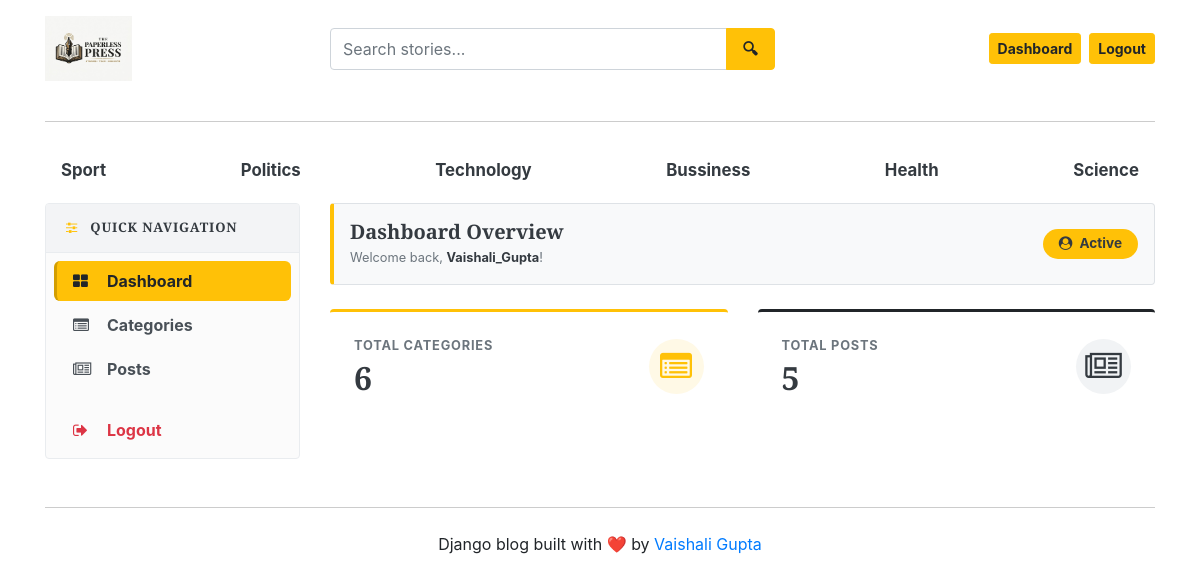
Page /dashboard/ (signed in) on the committed database.
### blogs/models.py (models this page shows, shortened)
class Category(models.Model):
    category_name=models.CharField(max_length=50, unique=True)
    created_at = models.DateTimeField(auto_now_add=True)
    updated_at = models.DateTimeField(auto_now=True)
    class Meta :
        verbose_name_plural= 'categories'

### dashboards/views.py (the view)
# urls.py: path('dashboard/', include('dashboards.urls')),
@login_required(login_url='login')
def dashboard(request):
    category_count=Category.objects.all().count()
    blogs_count=Blog.objects.all().count()
    context={
        'category_count':category_count,
        'blogs_count': blogs_count,
    }
    return render(request,'dashboard/dashboard.html', context)

### blogs/context_processors.py (called while the page is built)
def get_categories(request):
    categories=Category.objects.all()
    return dict(categories=categories)

def get_social_links(request):
    social_links = SocialLink.objects.all()
    about = About.objects.first()  # first entry nikal lega
    return dict(social_links=social_links, about=about)

### templates/dashboard/dashboard.html
{% extends 'base.html' %}
{% block content %}
<div class="row">
    {% include 'dashboard/sidebar.html' %}
    <div class="col-md-9 mb-4">
        <div class="d-flex justify-content-between align-items-center p-3 mb-4 rounded border bg-light shadow-sm" style="border-left: 4px solid #ffc107 !important;">
            <div>
                <h5 class="m-0 font-weight-bold text-dark">Dashboard Overview</h5>
                <small class="text-muted">Welcome back, <span class="font-weight-bold text-dark">{{ user }}</span>!</small>
            </div>
            <span class="badge badge-warning px-3 py-2 text-dark font-weight-bold" style="font-size: 0.85rem; border-radius: 20px;">
                <i class="fa fa-user-circle mr-1"></i> Active
            </span>
        </div>
        <div class="row">
            <div class="col-md-6 mb-3">
                <div class="card border-0 shadow-sm rounded-lg" style="background-color: #ffffff; border-top: 3px solid #ffc107 !important;">
                    <div class="card-body p-4 d-flex align-items-center justify-content-between">
                        <div>
                            <p class="text-muted font-weight-bold text-uppercase mb-1" style="font-size: 0.8rem; letter-spacing: 0.8px;">
                                Total Categories
                            </p>
                            <h2 class="font-weight-bold text-dark mb-0">{{ category_count }}</h2>
                        </div>
                        <div class="d-flex align-items-center justify-content-center rounded-circle" style="width: 55px; height: 55px; background-color: #fff9e6;">
                            <i class="fa fa-list-alt text-warning fa-2x"></i>
                        </div>
                    </div>
                </div>
            </div>
            <div class="col-md-6 mb-3">
                <div class="card border-0 shadow-sm rounded-lg" style="background-color: #ffffff; border-top: 3px solid #212529 !important;">
                    <div class="card-body p-4 d-flex align-items-center justify-content-between">
                        <div>
                            <p class="text-muted font-weight-bold text-uppercase mb-1" style="font-size: 0.8rem; letter-spacing: 0.8px;">
                                Total Posts
                            </p>
                            <h2 class="font-weight-bold text-dark mb-0">{{ blogs_count }}</h2>
                        </div>
                        <div class="d-flex align-items-center justify-content-center rounded-circle" style="width: 55px; height: 55px; background-color: #f1f3f5;">
                            <i class="fa fa-newspaper-o text-dark fa-2x"></i>
                        </div>
                    </div>
                </div>
            </div>
        </div>
    </div>
</div>
{% endblock %}

### templates/base.html (shortened to what this page needs)
{% load static %}
<!DOCTYPE html>
<html lang="en">
<head>
    <link href="https://getbootstrap.com/docs/4.0/dist/css/bootstrap.min.css" rel="stylesheet">
    <link href="{% static 'css/blog.css' %}" rel="stylesheet">
    <link rel="stylesheet" href="https://cdnjs.cloudflare.com/ajax/libs/font-awesome/4.7.0/css/font-awesome.min.css">
</head>
<body>
    <div class="container">
      <header class="blog-header py-3">
        <div class="row align-items-center">
          <div class="col-6 col-md-3">
            <a href="/" class="d-inline-block">
              <img src="{% static 'images/logo.jpeg' %}"
                   alt="The Paperless Press"
                   style="height: 65px; max-width: 100%; object-fit: contain;">
            </a>
          </div>
          <div class="col-6 col-md-4 order-md-3 d-flex justify-content-end align-items-center">
            {% if not user.is_authenticated %}
              <a class="btn btn-sm btn-warning font-weight-bold mr-2 text-nowrap" href="{% url 'login' %}">Login</a>
              <a class="btn btn-sm btn-outline-secondary text-nowrap" href="{% url 'register' %}">Register</a>
            {% else %}
              <a class="btn btn-sm btn-warning font-weight-bold mr-2 text-nowrap" href="{% url 'dashboard' %}">Dashboard</a>
              <a class="btn btn-sm btn-warning font-weight-bold text-nowrap" href="{% url 'logout' %}">Logout</a>
            {% endif %}
          </div>
          <div class="col-12 col-md-5 order-md-2 mt-3 mt-md-0">
            <form action="{% url 'search' %}" method="GET" class="m-0">
              <div class="input-group">
                <input type="text"
                       class="form-control"
                       name="keyword"
                       value="{{ keyword }}"
                       placeholder="Search stories..."
                       style="height: 42px; border-radius: 4px 0 0 4px; border: 1.5px solid #ced4da;">
                <div class="input-group-append">
                  <button class="btn btn-warning"
                          type="submit"
                          style="height: 42px; padding: 0 16px; border-radius: 0 4px 4px 0; font-weight: 600;">
                    🔍︎
                  </button>
                </div>
              </div>
            </form>
          </div>
        </div>
      </header>
      <hr class="my-4" style="border-top: 1px solid #cccccc;">
      <div class="nav-scroller py-1 mb-2">
        <nav class="nav d-flex justify-content-between">
          {% for cat in categories %}
          <a class="px-3 py-2 text-dark font-weight-bold"
            href="{% url 'posts_by_category' cat.id %}"
            style="font-size: 1.05rem; border-radius: 8px; text-decoration: none; transition: background 0.2s ease;"
            onmouseover="this.style.backgroundColor='#e9ecef';"
            onmouseout="this.style.backgroundColor='transparent';">
               {{cat.category_name}}
          </a>
          {% endfor %}
        </nav>
      </div>
{% block content %}
{% endblock %}
<hr class="my-4" style="border-top: 1px solid #cccccc;">
<footer class="blog-footer text-center">
  <p>Django blog built with ❤️ by <a href="#">Vaishali Gupta</a></p>
</footer>
</body>
</html>

### blog_main/static/css/blog.css (style rules this page uses)
h1, h2, h3, h4, h5, h6 { font-family: "Playfair Display", Georgia, "Times New Roman", serif; }

### rows in the picture
Category: category_name "Sport"
Category: category_name "Politics"
Category: category_name "Technology"
Category: category_name "Bussiness"
Category: category_name "Health"
Category: category_name "Science"

### other values in the picture
{{ user }} "Vaishali_Gupta"
{{ category_count }} "6"
{{ blogs_count }} "5"
